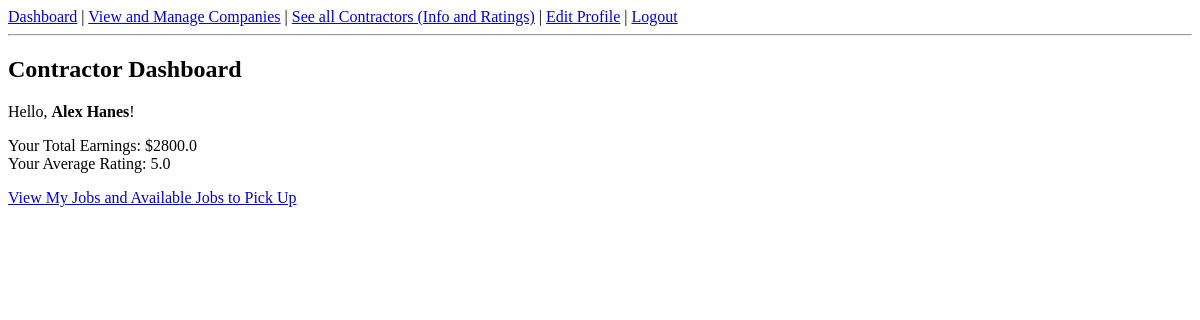
The app's page /dashboard/contractor (signed in), older data.
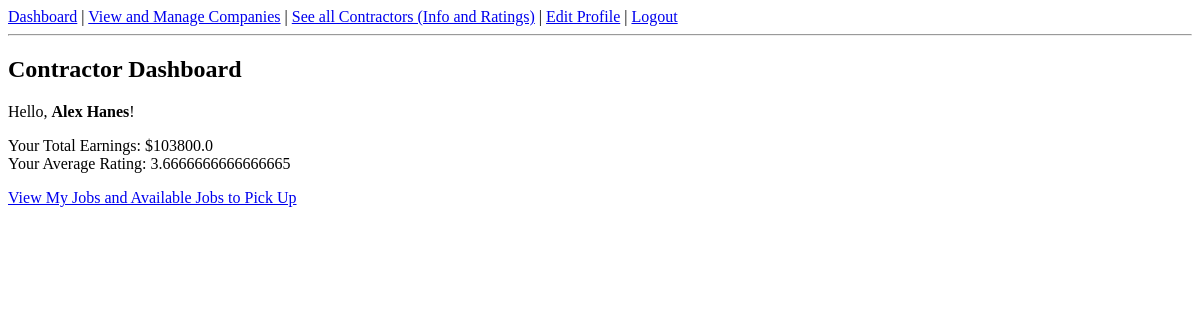
The same page, newer data.
### tables this page shows
CREATE TABLE Contractor (
    contractorID INTEGER PRIMARY KEY AUTOINCREMENT,
    userID INTEGER UNIQUE NOT NULL,
    companyID INTEGER,
    service TEXT,
    firstName TEXT NOT NULL,
    lastName TEXT NOT NULL,
    city TEXT,
    state CHAR(2),
    rating REAL, earnings REAL DEFAULT 0,
    FOREIGN KEY(userID) REFERENCES User(userID)
);

### app.py (the view)
@app.route("/dashboard/contractor")
def contractor_dashboard():
    if session.get("role") != "contractor":
        return "Access denied", 403
    user_id = session["user_id"]
    conn = get_db()
    cur = conn.cursor()
    cur.execute("SELECT * FROM Contractor WHERE userID=?", (user_id,))
    profile = cur.fetchone()
    cur.execute("SELECT * FROM Company")
    companies = cur.fetchall()
    conn.close()
    return render_template("dashboard_contractor.html", profile=profile, companies=companies)

### app.py (called while the page is built)
def get_db():
    conn = sqlite3.connect(DB_FILE)
    conn.row_factory = sqlite3.Row
    return conn

### templates/dashboard_contractor.html
{% extends "base.html" %}
{% block content %}
<h2>Contractor Dashboard</h2>
<p>Hello, <strong>{{ profile.firstName }} {{ profile.lastName }}</strong>!</p>
<p style="margin-bottom:0;">Your Total Earnings: ${{ profile['earnings'] or 0 }}</p>
<p style="margin-top:0;">Your Average Rating: {{ profile['rating'] or 'No ratings yet' }}</p>
<a href="/dashboard/contractor/jobs">View My Jobs and Available Jobs to Pick Up</a>
{% endblock %}

Row changes from the older to the newer data that the page shows:
changed Contractor "Alex": earnings "2800.0" → "103800.0"; rating "5.0" → "3.6666666666666665"
